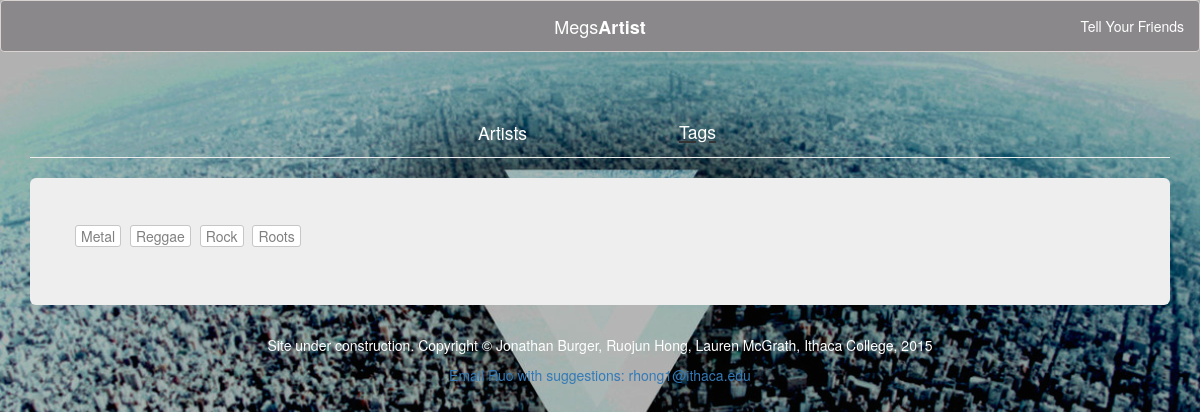
The page /tags/ on the database as committed earlier.
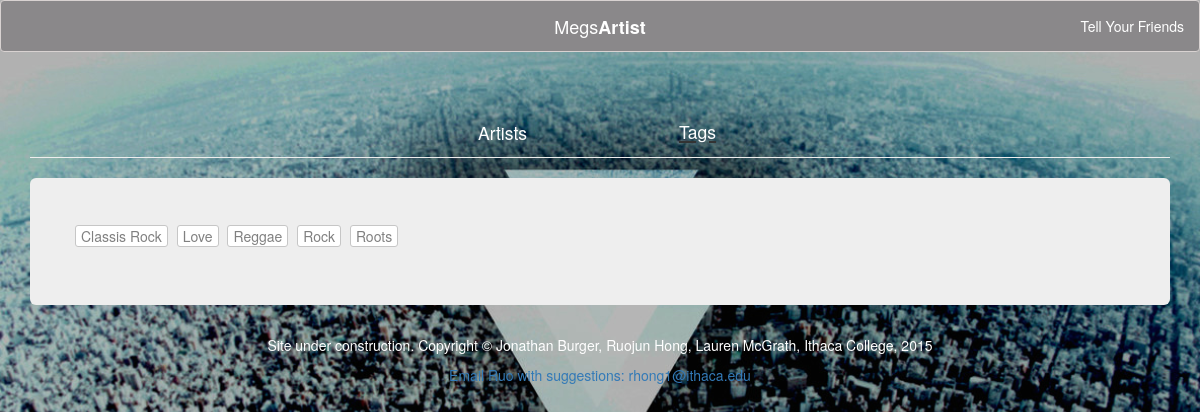
The same page on the database as committed later.
### flaskapp.py (models this page shows, shortened)
class Tag(db.Model):
    id = db.Column(db.Integer, primary_key=True)
    name = db.Column(db.String(64), unique=True)
    artists = db.relationship('Artist', secondary=artist_to_tag,
                              backref=db.backref('tag', lazy='dynamic'))
    tracks = db.relationship('Track', secondary=track_to_tag,
                             backref=db.backref('tag', lazy='dynamic'))

### flaskapp.py (the view)
@app.route('/tags/')
def tags():
    return render_template('tags.html', tagNames=[tag.name for tag in
                                                  Tag.query.all()])

### templates/tags.html (shortened to what this page needs)
{% extends "base.html" %}
{% block page_content %}
    <div class="page-header">
        <div class="row text-center form-tabs">
            <div class="col-md-2 col-md-offset-4"><a id="form_link" href="/artists/">Artists</a></div>
            <div class="active col-md-2"><a id="form_link" href="/tags/">Tags</a></div>
        </div>
    </div>
    <div class="jumbotron">
        <div class="row">
            {% for tagName in tagNames|sort %}
                {%  if tagName|length > 0 %}
                <a class="token-link" href="/tags/{{ tagName }}"> {{ tagName }}</a>
                {% endif %}
            {% endfor %}
        </div>
    </div>
{% endblock %}

### templates/base.html (shortened to what this page needs)
{% extends "bootstrap/base.html" %}
{% block head %}
    {{ super() }}
    <link rel="stylesheet" type="text/css" href="{{ url_for('static', filename='bootstrap-tokenfield.css') }}">
    <link rel="stylesheet" type="text/css" href="{{ url_for('static', filename='styles.css') }}">
{% endblock %}
{% block navbar %}
    <nav class="navbar navbar-default" role="navigation">
        <a id="navbar_link" class="navbar-brand" href="/">Megs<strong>Artist</strong></a>
        <div class="collapse navbar-collapse" id="navbar-collapse-1">
            <ul class="nav navbar-nav navbar-right">
                <li><a id="navbar_link" href="#">Tell Your Friends</a></li>
            </ul>
        </div>
    </nav>
{% endblock %}
{% block content %}
    <div class="container">
        {% block page_content %}{% endblock %}
    </div>
    <div id="base-footer" class="footer text-center">
        <p>Site under construction. Copyright &copy; Jonathan Burger, Ruojun Hong, Lauren McGrath, Ithaca College, 2015</p>
        <p><a href="mailto:rhong1@ithaca.edu">Email Ruo with suggestions: rhong1@ithaca.edu</a>
    </div>
{% endblock %}

### static/styles.css (style rules this page uses)
.navbar-default { background-color: #8a888a !Important; border-color: #d8d2d1 !Important; }
.navbar-default .navbar-brand { color: #ffffff; }
.navbar-default .navbar-nav > li > a { color: #ffffff; }
.navbar-default .navbar-collapse, .navbar-default .navbar-form { border-color: #ffffff; }
.navbar-brand { position: absolute; width: 100%; left: 0; top: 0; text-align: center; margin: auto; }
.form-tabs div { font-size: 25px; }
.form-tabs div.active { font-weight: bold; text-decoration: underline; }
.token-link { background-color: white; color: grey; font-weight: 200; height: 60%; }
body { background-image: url("/static/img/Untitled.jpg"); position:relative; background-size:cover; font-family: 'Helvetica Neue', Helvetica, Arial, sans-serif; font-weight: 300; }
#form_link { color: white; font-family: 'Helvetica Neue', Helvetica, Arial, sans-serif; font-weight: 100; font-size: 70%; }
#navbar_link { color: white; font-family: 'Helvetica Neue', Helvetica, Arial, sans-serif; font-weight: 100; }
#base-footer { color: white; font-family: 'Helvetica Neue', Helvetica, Arial, sans-serif; font-weight: 100; }

Rows that differ between the two databases and show on the page:
removed Tag: name "Metal"
added Tag: name "Classis Rock"
added Tag: name "Love"
